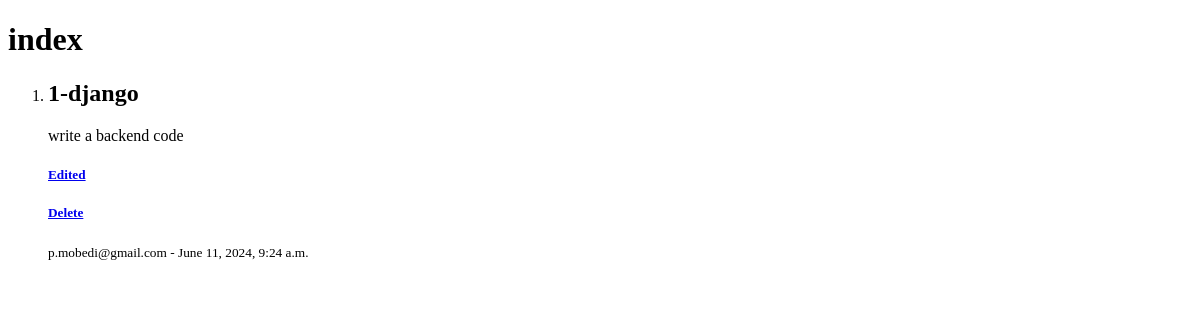
/blog/post/, run on an earlier commit of the app's database.
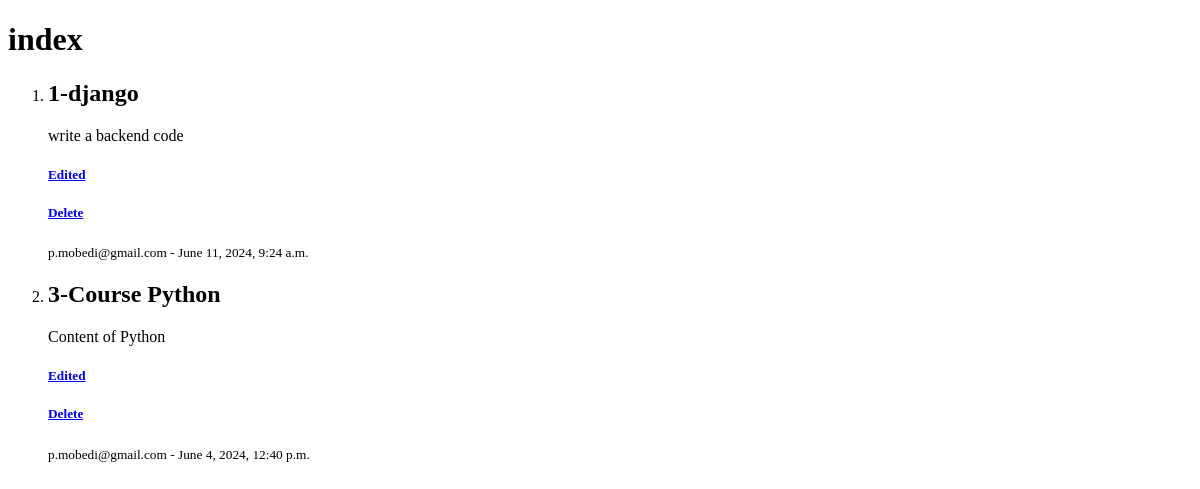
And on a later commit of the database.
### blog/models.py (models this page shows)
class Post(models.Model):
    author = models.ForeignKey(User, on_delete=models.CASCADE)
    image = models.ImageField(null=True, blank=True)
    title = models.CharField(max_length=250)
    content = models.TextField()
    status = models.BooleanField()
    category = models.ForeignKey("Category", on_delete=models.SET_NULL, null=True)
    created_date = models.DateTimeField(auto_now_add=True)
    updated_date = models.DateTimeField(auto_now=True)
    published_date = models.DateTimeField()

### accounts/models.py (models this page shows)
class User(AbstractBaseUser, PermissionsMixin):
    email = models.EmailField(max_length=255, unique=True)
    is_superuser = models.BooleanField(default=False)
    is_staff = models.BooleanField(default=False)
    is_active = models.BooleanField(default=True)
    is_verified = models.BooleanField(default=False)
    USERNAME_FIELD = "email"
    REQUIRED_FIELDS = []
    created_date = models.DateTimeField(auto_now_add=True)
    updated_date = models.DateTimeField(auto_now=True)
    objects = UserManager()
    def __str__(self):
        return self.email

### blog/views.py (the view)
# urls.py: path('post/',views.PostList.as_view(), name="post-list"),
class PostList(ListView):
    context_object_name = "posts"
    def get_queryset(self):
        posts = Post.objects.filter(status= True)
        return posts

### templates/blog/post_list.html (shortened to what this page needs)
<!DOCTYPE html>
<html lang="en">
<head>
</head>
<body>
    <h1> index </h1>
    <ol>
{% for post in posts %}
    <div>
        <li>
            <h2> {{post.id}}-{{post.title}} </h2>
             <p> {{post.content}} </p>
             <a href="{% url 'blog:post-edit' pk=post.id %}" >
                <h5> Edited </h5>
             </a>
             <a href="{% url 'blog:post-delete' pk=post.id %}">
                <h5> Delete </h5>
             </a>
             <small>{{post.author}}  - {{post.published_date}}</small>
        </li>
    </div>
{% endfor %}
</ol>
</body>
</html>

What changed in the data, as far as the page shows it:
added Post: id "3", title "Course Python", content "Content of Python", author "p.mobedi@gmail.com", published_date "June 4, 2024, 12:40 p.m."
